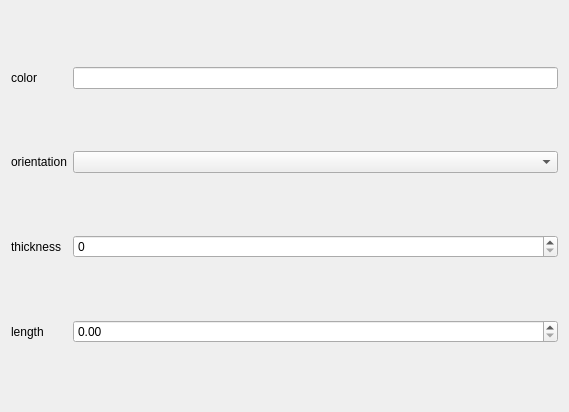
<?xml version="1.0" encoding="UTF-8"?>
<ui version="4.0">
 <class>DividerSettingsEditorForm</class>
 <widget class="QWidget" name="DividerSettingsEditorForm">
  <property name="geometry">
   <rect>
    <x>0</x>
    <y>0</y>
    <width>569</width>
    <height>412</height>
   </rect>
  </property>
  <property name="windowTitle">
   <string>Form</string>
  </property>
  <layout class="QGridLayout" name="gridLayout">
   <item row="0" column="0">
    <widget class="QLabel" name="label">
     <property name="text">
      <string>color</string>
     </property>
    </widget>
   </item>
   <item row="1" column="0">
    <widget class="QLabel" name="label_2">
     <property name="text">
      <string>orientation</string>
     </property>
    </widget>
   </item>
   <item row="1" column="1">
    <widget class="QComboBox" name="orientation"/>
   </item>
   <item row="2" column="0">
    <widget class="QLabel" name="label_3">
     <property name="text">
      <string>thickness</string>
     </property>
    </widget>
   </item>
   <item row="2" column="1">
    <widget class="QSpinBox" name="thickness"/>
   </item>
   <item row="3" column="0">
    <widget class="QLabel" name="label_4">
     <property name="text">
      <string>length</string>
     </property>
    </widget>
   </item>
   <item row="3" column="1">
    <widget class="QDoubleSpinBox" name="length">
     <property name="maximum">
      <double>100.000000000000000</double>
     </property>
    </widget>
   </item>
   <item row="0" column="1">
    <widget class="QLineEdit" name="color"/>
   </item>
  </layout>
 </widget>
 <resources/>
 <connections/>
</ui>
